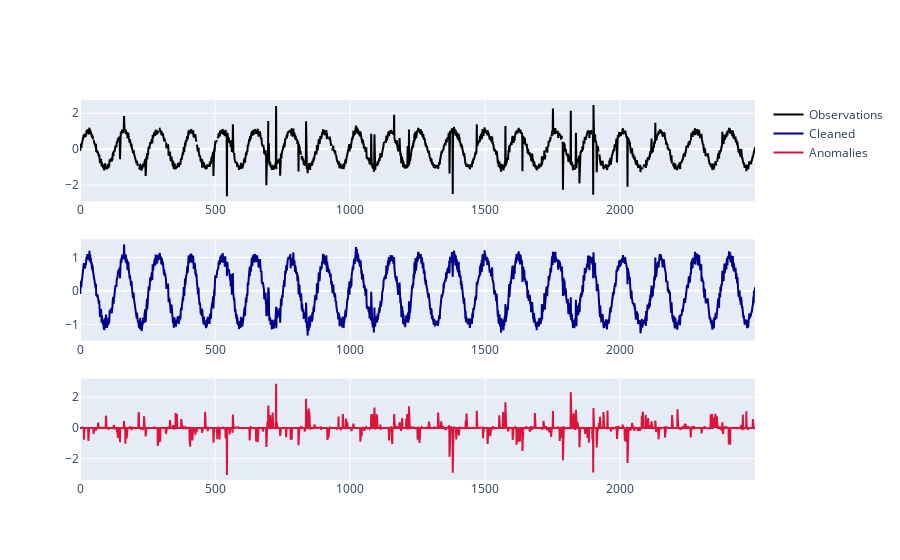

The code cell stored with this chart in its notebook:
### Code cell
%%time

hp = ImprovedRPCAHyperparams(signal=samples.tolist(), period=20)
hp.add_hyperparams(hyperparams_lam=[0.3, 0.35])
D, X, A = hp.compute_improve_rpca_hyperparams()
drawing.plot_matrices([D, X, A])
s1, s2, s3 = hp.resultRPCA_to_signal()
drawing.plot_signal([s1, s2, s3])

### Figure 1 — Plotly figure (JSON) as saved in the notebook; plotly's stock layout.template omitted (floating-point values rounded to 4 significant figures; data arrays with more than 128 entries replaced by an {"elided": "..."} marker saying what was removed)
{"data": [{"line": {"color": "black"}, "name": "Observations", "type": "scatter", "x": {"elided": "2500 int values"}, "xaxis": "x", "y": {"elided": "2500 float values"}, "yaxis": "y"}, {"line": {"color": "darkblue"}, "name": "Cleaned", "type": "scatter", "x": {"elided": "2500 int values"}, "xaxis": "x2", "y": {"elided": "2500 float values"}, "yaxis": "y2"}, {"line": {"color": "crimson"}, "name": "Anomalies", "type": "scatter", "x": {"elided": "2500 int values"}, "xaxis": "x3", "y": {"elided": "2500 float values"}, "yaxis": "y3"}], "layout": {"xaxis": {"anchor": "y", "domain": [0, 1]}, "xaxis2": {"anchor": "y2", "domain": [0, 1]}, "xaxis3": {"anchor": "y3", "domain": [0, 1]}, "yaxis": {"anchor": "x", "domain": [0.7333, 1]}, "yaxis2": {"anchor": "x2", "domain": [0.3667, 0.6333]}, "yaxis3": {"anchor": "x3", "domain": [0, 0.2667]}}}
